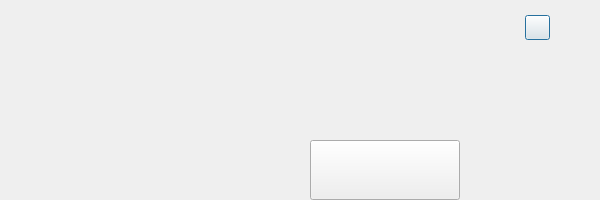
<?xml version="1.0" encoding="UTF-8"?>
<ui version="4.0">
 <class>HelpClass</class>
 <widget class="QDialog" name="HelpClass">
  <property name="geometry">
   <rect>
    <x>0</x>
    <y>0</y>
    <width>600</width>
    <height>200</height>
   </rect>
  </property>
  <property name="windowTitle">
   <string>关于我</string>
  </property>
  <property name="windowIcon">
   <iconset resource="DesktopOmake.qrc">
    <normaloff>:/picture_desktop/icon/picture_desktop/icon/icon_main_mainwindow.png</normaloff>:/picture_desktop/icon/picture_desktop/icon/icon_main_mainwindow.png</iconset>
  </property>
  <property name="windowOpacity">
   <double>5.000000000000000</double>
  </property>
  <widget class="QPushButton" name="pushButton_close_window">
   <property name="geometry">
    <rect>
     <x>525</x>
     <y>15</y>
     <width>25</width>
     <height>25</height>
    </rect>
   </property>
   <property name="styleSheet">
    <string notr="true">border-image: url(:/picture_desktop/icon/picture_desktop/icon/window_close.png);</string>
   </property>
   <property name="text">
    <string/>
   </property>
  </widget>
  <widget class="QPushButton" name="pushButton_close_dialog">
   <property name="geometry">
    <rect>
     <x>310</x>
     <y>140</y>
     <width>150</width>
     <height>60</height>
    </rect>
   </property>
   <property name="styleSheet">
    <string notr="true">border-image: url(:/picture_desktop/dialogicon/picture_desktop/icon/dialog_filedialog_exit_normal.png);
border-image: url(:/picture_desktop/dialogicon/picture_desktop/icon/dialog_filedialog_exit_pressed.png);</string>
   </property>
   <property name="text">
    <string/>
   </property>
  </widget>
 </widget>
 <resources>
  <include location="DesktopOmake.qrc"/>
 </resources>
 <connections/>
</ui>
